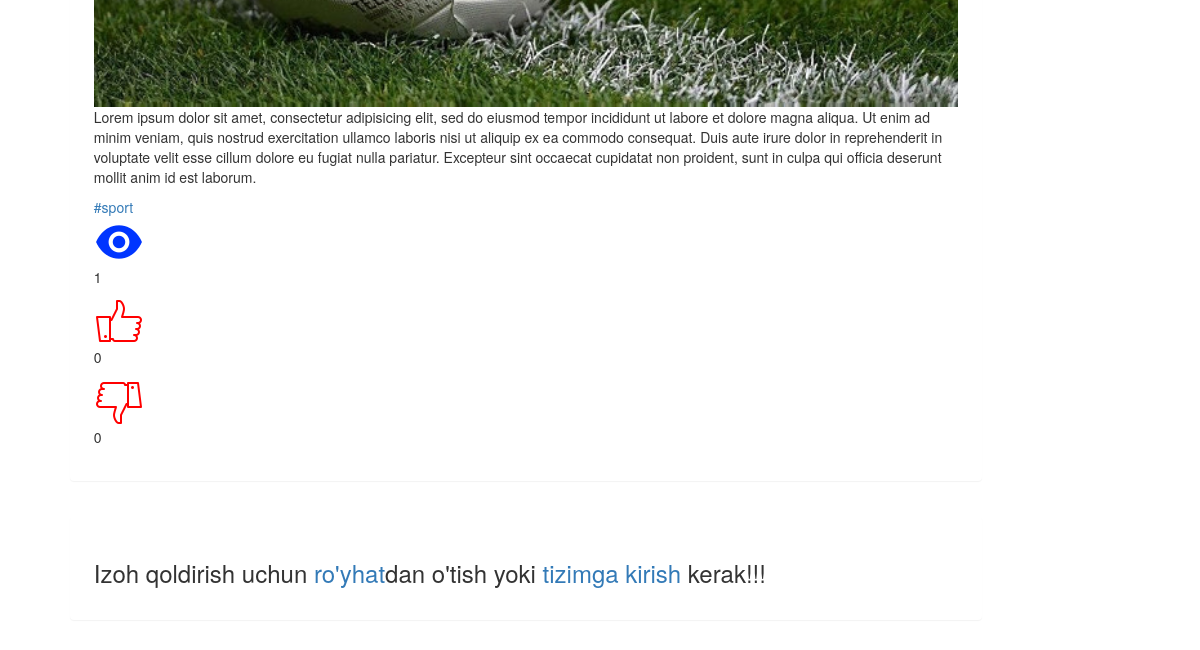
The page /2 (lower part) on the database as committed earlier.
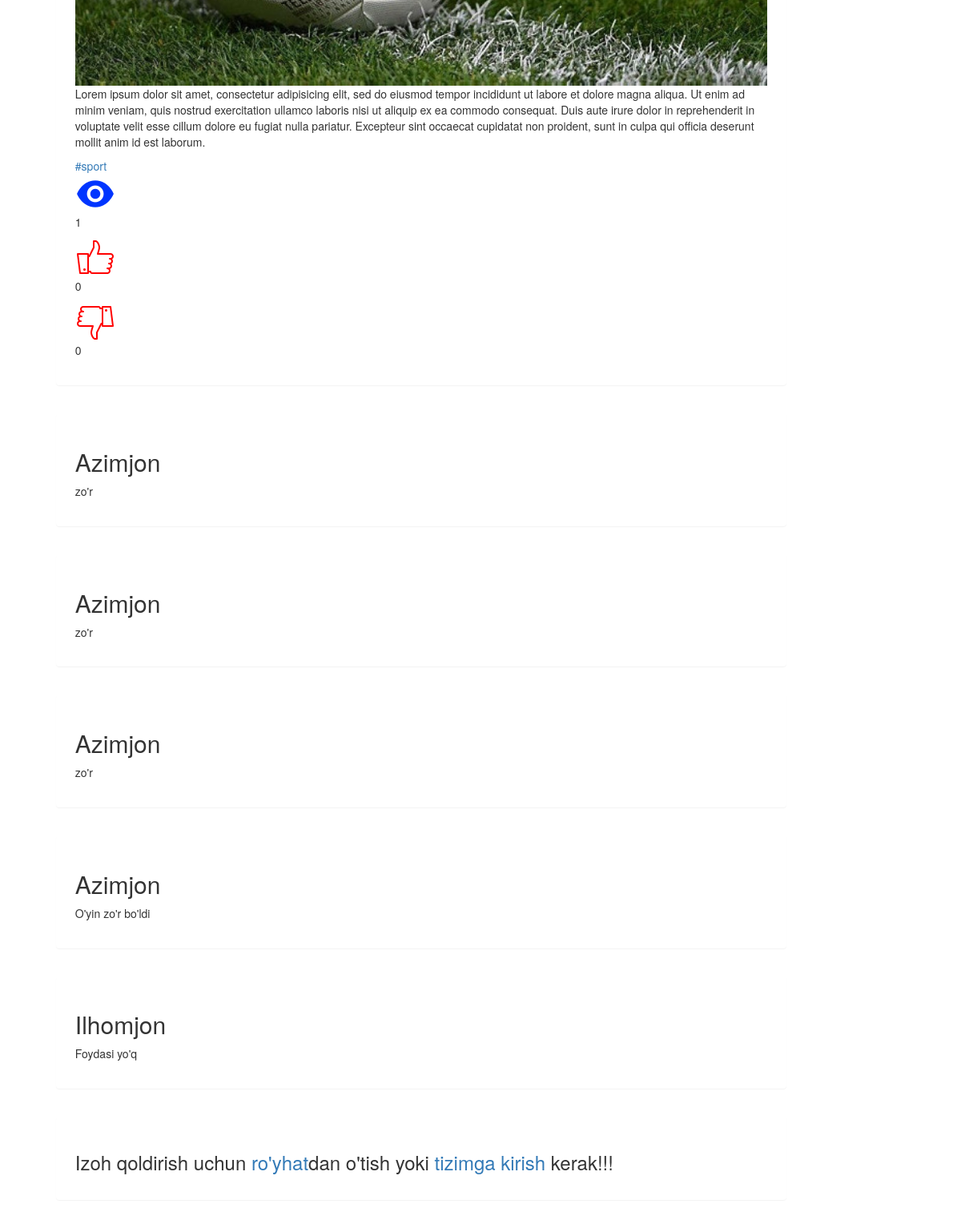
The same page on the database as committed later.
### news/models.py (models this page shows, shortened)
class News(models.Model):
    theme = models.CharField(max_length=300,null=True)
    text = models.CharField(max_length=1000,null=True)
    tag = models.CharField(max_length=50,null=True)
    image = models.ImageField(null=True)
    added_date = models.DateTimeField(auto_now_add=True)
    like = models.IntegerField(default=0)
    dis_like = models.IntegerField(default=0)
    views = models.IntegerField(default=0)
    @property
    def imageURL(self):
        try:
            return self.image.url
        except Exception as e:
            return ''
    @property
    def add_view(self):
        self.views += 1

class Comment(models.Model):
    new = models.ForeignKey(News,on_delete=models.CASCADE)
    user = models.ForeignKey(Profile,on_delete=models.SET_NULL,null=True)
    text = models.CharField(max_length=2000,null=True)

class Profile(models.Model):
    user = models.OneToOneField(User,on_delete=models.CASCADE)
    phone = models.CharField(null=True,max_length=20)

### news/views.py (the view, shortened to what this page needs)
# urls.py: path('<int:id>', new_by_id, name='new_by_id'),
def new_by_id(request,id):
    new = News.objects.get(id=id)
    new.add_view
    new.save()
    comments = Comment.objects.filter(new=new)
    form = CommentForm()
    context = {
        'form':form,
        'new':new,
        'comments':comments
    }
    return render(request,'one_new.html',context)

### templates/one_new.html (shortened to what this page needs)
{% extends 'main.html' %}
{% block content %}
{% load static %}
		<ul type="circle">
			<div class = 'container'>
			<li>
				<div class = 'panel'>
					<img class="pic" src="{{new.imageURL}}">
					<p>{{ new.text }}</p>
				<a href="#">#{{new.tag}}</a><br>
				<img src="{% static 'icons/view.png' %}" style="cursor:pointer;"><p>{{new.views}}</p>
				<img src="{% static 'icons/like.png' %}" style="cursor:pointer;" onclick="like({{new.id}},'like')" ><p id="idlike">
					{{new.like}}</p>
				<img src="{% static 'icons/like.png' %}" style="transform:rotate(180deg); cursor:pointer;" onclick="like({{new.id}},'dis_like')"><p id="iddislike">
					{{new.dis_like}}</p>
				</div>
			</li>
			</div>
			{% for comment in comments %}
			<div class = 'container'>
			<li>
				<div class = 'panel'>
					<h2>{{comment.user.user.first_name}}</h2>
					<p>{{ comment.text }}</p>
				</div>
			</li>
			</div>
			{% endfor %}
			<div class = 'container'>
			<li>
				<div class = 'panel'>
					{% if request.user.username %}
					<form action="" method="POST" enctype="multipart/form-data">
						{% csrf_token %}
						  <div class="form-group">
							<label>Izoh</label>
							<textarea name="text" class="form-control" placeholder="Izoh qoldirish..."></textarea>
						  </div>
						  <button type="submit" class="btn btn-primary">Izoh</button>
					</form>
					{% else %}
					<h3>Izoh qoldirish uchun <a href="{% url 'regestration' %}">ro'yhat</a>dan o'tish yoki <a href="{% url 'login' %}">tizimga kirish</a> kerak!!!</h3>
					{% endif %}
				</div>
			</li>
			</div>
		</ul>
{% endblock %}

### templates/main.html (shortened to what this page needs)
<!DOCTYPE html>
<html>
{% load static %}
<head>
	<link rel="stylesheet" type="text/css" href="{% static 'css/style.css' %}">
	<link rel="stylesheet" href="https://maxcdn.bootstrapcdn.com/bootstrap/3.4.1/css/bootstrap.min.css">
</head>
<body>
	{% block content %}
	{% endblock %}
</body>
</html>

### static/css/style.css (style rules this page uses)
.panel { box-shadow: 1px 1px 4px 3px gray; padding: 2%; margin: 15px; width: 80%; border-radius: 10px; position: relative; }
.container li { list-style: none; }
.pic { width: 100%; height: auto; }

Rows that differ between the two databases and show on the page:
added Comment: user.user.first_name "Azimjon", text "zo'r"
added Comment: user.user.first_name "Azimjon", text "zo'r"
added Comment: user.user.first_name "Azimjon", text "zo'r"
added Comment: user.user.first_name "Azimjon", text "O'yin zo'r bo'ldi"
added Comment: user.user.first_name "Ilhomjon", text "Foydasi yo'q"
